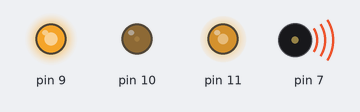
The sketch below on a simulated Arduino Uno, built with avr-gcc and run on an emulated ATmega328P. Parts: output pins drawn as LEDs (lit = HIGH), buzzer (waves = sounding). Random numbers use the default seed unless the sketch sets one.

Above: at 0.1 s.
At 0.5 s:
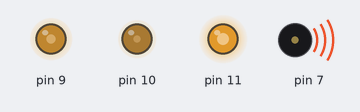
At 1.0 s:
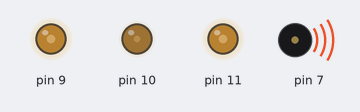
At 1.7 s:
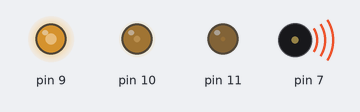
At 2.3 s:
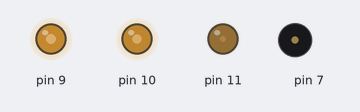
Timing chart, 0 to 3.8 s (numbered marks = the images above):
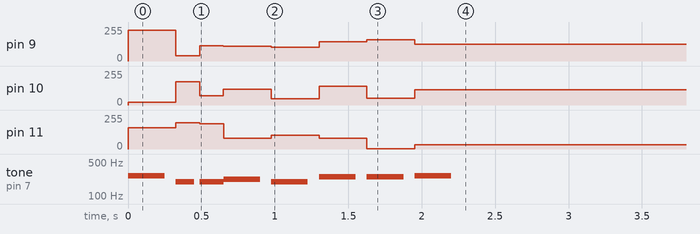

The sketch:

RGB_Melody.ino
```cpp
void setup() {
  pinMode (9,OUTPUT);
  pinMode (10,OUTPUT);
  pinMode (11,OUTPUT);

  analogWrite (9, random (0,255));
  analogWrite (10, random (0,255));
  analogWrite (11, random (0,255));
  tone(7, 262, 250);
  delay (250*1.30);

  analogWrite (9, random (0,255));
  analogWrite (10, random (0,255));
  analogWrite (11, random (0,255));
  tone(7, 196, 125);
  delay (125*1.30);

  analogWrite (9, random (0,255));
  analogWrite (10, random (0,255));
  analogWrite (11, random (0,255));
  tone(7, 196, 250);
  delay (125*1.30);

  analogWrite (9, random (0,255));
  analogWrite (10, random (0,255));
  analogWrite (11, random (0,255));
  tone(7, 220, 250);
  delay (250*1.30);

  analogWrite (9, random (0,255));
  analogWrite (10, random (0,255));
  analogWrite (11, random (0,255));
  tone(7, 196, 250);
  delay (250*1.30);

  analogWrite (9, random (0,255));
  analogWrite (10, random (0,255));
  analogWrite (11, random (0,255));
  tone(7, 247, 250);
  delay (250*1.30);

  analogWrite (9, random (0,255));
  analogWrite (10, random (0,255));
  analogWrite (11, random (0,255));
  tone(7, 247, 250);
  delay (250*1.30);

  analogWrite (9, random (0,255));
  analogWrite (10, random (0,255));
  analogWrite (11, random (0,255));
  tone(7, 262, 250);
  delay (250*1.30);
}

void loop() {

}
```
